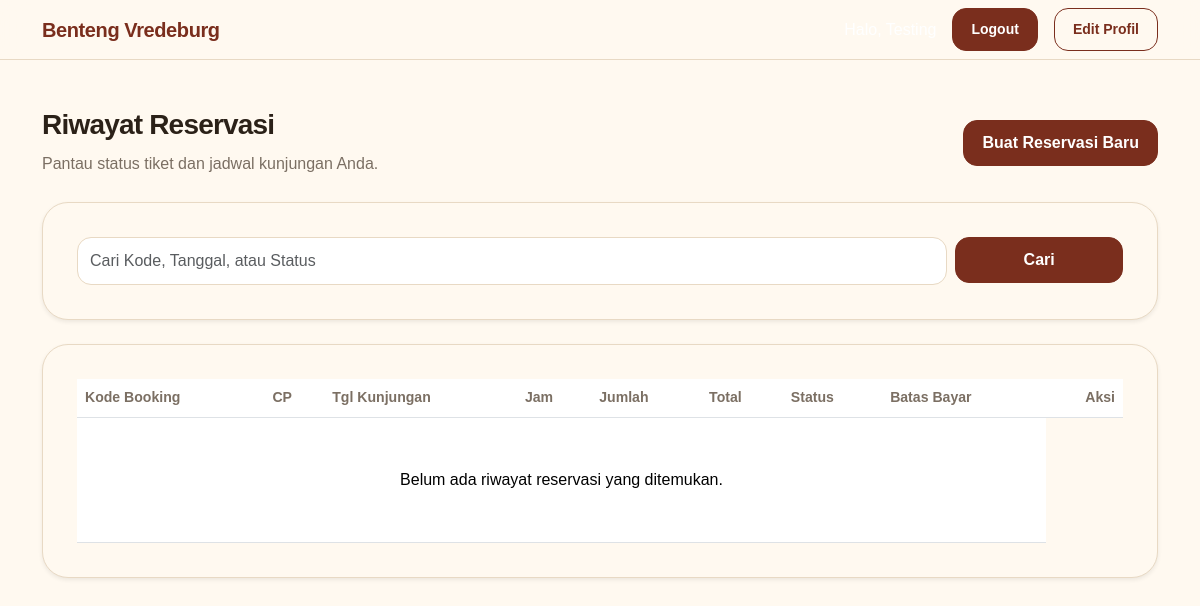
The page /user/dashboard.php (signed in) on the database as committed earlier.
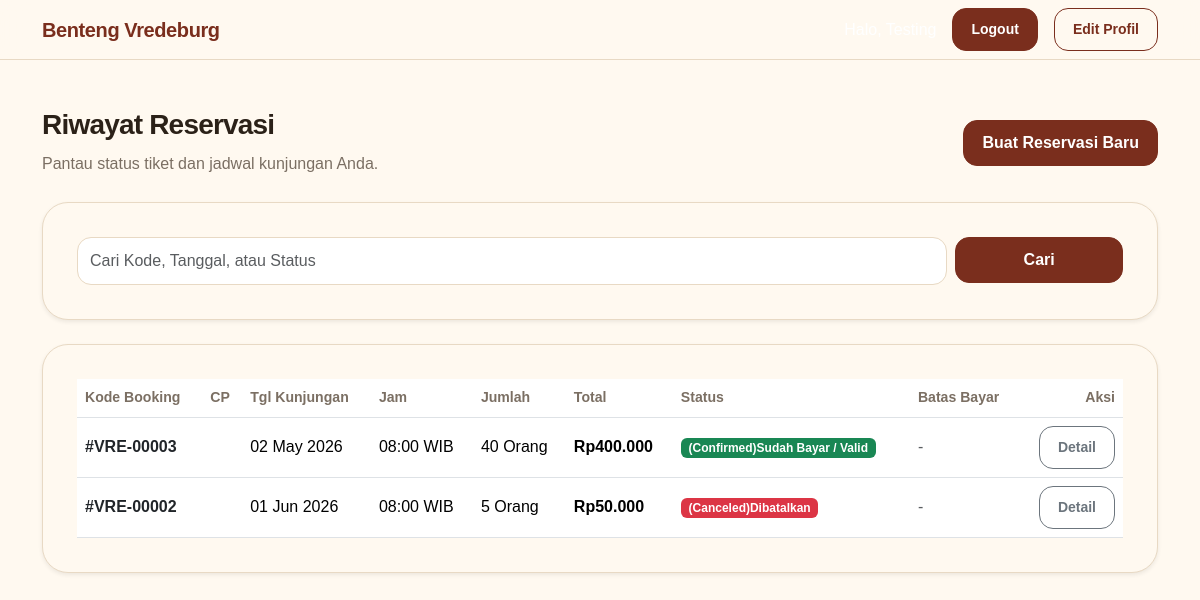
The same page on the database as committed later.
### tables this page shows
CREATE TABLE `reservations` (
  `id_reservasi` int(11) NOT NULL,
  `id_user` int(11) NOT NULL,
  `tgl_kunjungan` date NOT NULL,
  `jam_kunjungan` time NOT NULL,
  `jumlah_orang` int(11) NOT NULL,
  `total_harga` decimal(10,2) NOT NULL,
  `status` enum('pending','confirmed','canceled') DEFAULT 'pending',
  `created_at` timestamp NOT NULL DEFAULT current_timestamp(),
  `created_by` varchar(50) NOT NULL,
  `updated_at` timestamp NULL DEFAULT NULL ON UPDATE current_timestamp(),
  `updated_by` varchar(50) DEFAULT NULL,
  `is_deleted` tinyint(1) DEFAULT 0,
  `deleted_at` timestamp NULL DEFAULT NULL,
  `deleted_by` varchar(50) DEFAULT NULL
);

### config/functions.php (called while the page is built, shortened)
<?php
function e($value) {
    return htmlspecialchars($value ?? '', ENT_QUOTES, 'UTF-8');
}
function rupiah($number) {
    return 'Rp' . number_format((int) $number, 0, ',', '.');
}
function statusLabel($status) {
    $labels = [
        'pending'   => '(Pending)Menunggu Konfirmasi',
        'confirmed' => '(Confirmed)Sudah Bayar / Valid',
        'canceled'  => '(Canceled)Dibatalkan'
    ];
    return $labels[$status] ?? $status;
}
function statusBadgeClass($status) {
    $classes = [
        'pending'   => 'badge bg-warning text-dark',
        'confirmed' => 'badge bg-success',
        'canceled'  => 'badge bg-danger'
    ];
    return $classes[$status] ?? 'badge bg-light text-dark';
}

### user/dashboard.php (the view, shortened to what this page needs)
<?php
require_once '../config/koneksi.php';
require_once '../config/functions.php';
$search = trim($_GET['search'] ?? '');
$page   = max((int) ($_GET['page'] ?? 1), 1);
$limit  = 5;
$offset = ($page - 1) * $limit;
$userId = currentUserId();
$where  = "WHERE r.id_user = ? AND r.is_deleted = 0";
$params = [$userId];
$sql = "
    SELECT r.*
    FROM reservations r
    {$where}
    ORDER BY r.created_at DESC
    LIMIT {$limit} OFFSET {$offset}
";
$stmt = $pdo->prepare($sql);
$stmt->execute($params);
$reservations = $stmt->fetchAll();
?>
<!DOCTYPE html>
<html lang="id">
<head>
    <link href="https://cdn.jsdelivr.net/npm/bootstrap@5.3.3/dist/css/bootstrap.min.css" rel="stylesheet">
    <link href="../assets/css/style.css" rel="stylesheet">
</head>
<body class="app-body">
<nav class="navbar navbar-expand-lg navbar-vredeburg sticky-top">
    <div class="container">
        <a class="navbar-brand fw-bold" href="../index.php">Benteng Vredeburg</a>
        <div class="d-flex gap-3 align-items-center">
            <span class="text-white d-none d-md-inline">Halo, <?= e(currentUserName()); ?></span>
            <a href="../logout.php" class="btn btn-heritage btn-sm">Logout</a>
            <a href="edit_profile.php" class="btn btn-outline-heritage btn-sm">Edit Profil</a>
        </div>
    </div>
</nav>
<main class="py-5">
    <div class="container">
        <div class="d-flex flex-wrap justify-content-between align-items-center gap-3 mb-4">
            <div>
                <h1 class="h3 fw-bold section-title">Riwayat Reservasi</h1>
                <p class="text-muted-custom mb-0">Pantau status tiket dan jadwal kunjungan Anda.</p>
            </div>
            <a href="reservation.php" class="btn btn-heritage">Buat Reservasi Baru</a>
        </div>
        <div class="card-panel mb-4 shadow-sm">
            <form method="GET" class="row g-2">
                <div class="col-md-10">
                    <input type="text" name="search" class="form-control" placeholder="Cari Kode, Tanggal, atau Status" value="<?= e($search); ?>">
                </div>
                <div class="col-md-2">
                    <button class="btn btn-heritage w-100">Cari</button>
                </div>
            </form>
        </div>
        <div class="card-panel shadow-sm">
            <div class="table-responsive ">
                <table class="table table-hover align-middle mb-0">
                    <thead>
                        <tr>
                            <th>Kode Booking</th>
                            <th>CP</th>
                            <th>Tgl Kunjungan</th>
                            <th>Jam</th>
                            <th>Jumlah</th>
                            <th>Total</th>
                            <th>Status</th>
                            <th>Batas Bayar</th>
                            <th class="text-end">Aksi</th>
                        </tr>
                    </thead>
                    <tbody>
                        <?php if (!$reservations): ?>
                            <tr>
                                <td colspan="8" class="text-center py-5 text-muted-custom">
                                    Belum ada riwayat reservasi yang ditemukan.
                                </td>
                            </tr>
                        <?php endif; ?>
                        <?php foreach ($reservations as $res): ?>
                            <tr>
                                <td class="fw-bold text-dark">#VRE-<?= str_pad($res['id_reservasi'], 5, '0', STR_PAD_LEFT); ?></td>
                                <td><?= $res['no_telepon']; ?></td>
                                <td><?= date('d M Y', strtotime($res['tgl_kunjungan'])); ?></td>
                                <td><?= substr($res['jam_kunjungan'], 0, 5); ?> WIB</td>
                                <td><?= $res['jumlah_orang']; ?> Orang</td>
                                <td class="fw-semibold"><?= rupiah($res['total_harga']); ?></td>
                                <td>
                                    <span class="<?= statusBadgeClass($res['status']); ?>">
                                        <?= statusLabel($res['status']); ?>
                                    </span>
                                </td>
                                <td>
                                    <?php if ($res['status'] === 'pending'): ?>
                                        <small class="text-danger fw-bold">
                                            <?= date('H:i', strtotime($res['created_at'] . ' +2 hours')); ?> WIB
                                        </small>
                                    <?php else: ?>
                                        <span class="text-muted">-</span>
                                    <?php endif; ?>
                                </td>
                                <td class="text-end">
                                    <?php if ($res['status'] === 'pending'): ?>
                                        <a href="edit_reservasi.php?id=<?= $res['id_reservasi']; ?>" class="btn btn-sm btn-outline-heritage">Edit</a>
                                        <a href="payment_instruction.php?id=<?= $res['id_reservasi']; ?>" class="btn btn-sm btn-success">Bayar</a>
                                    <?php else: ?>
                                        <a href="detail_reservasi.php?id=<?= $res['id_reservasi']; ?>" class="btn btn-sm btn-outline-secondary">Detail</a>
                                    <?php endif; ?>
                                </td>
                            </tr>
                        <?php endforeach; ?>
                    </tbody>
                </table>
            </div>
        </div>
    </div>
</main>
</body>
</html>

### assets/css/style.css (style rules this page uses)
:root { --color-brick: #7A2E1D; --color-brick-dark: #4F1F14; --color-brown-dark: #2B2118; --color-cream: #F8F0E3; --color-paper: #FFF9F0; --color-gold: #C89B5C; --color-green: #2F6B4F; --color-muted: #7B6F63; --color-border: #E8D9C4; --shadow-soft: 0 18px 45px rgba(43, 33, 24, 0.10); --shadow-strong: 0 24px 70px rgba(43, 33, 24, 0.25); }
* { box-sizing: border-box; }
body { font-family: Arial, Helvetica, sans-serif; color: var(--color-brown-dark); background-color: var(--color-paper); }
a { text-decoration: none; }
.navbar-vredeburg { background-color: rgba(255, 249, 240, 0.94); border-bottom: 1px solid var(--color-border); backdrop-filter: blur(14px); }
.navbar-brand { color: var(--color-brick) !important; letter-spacing: -0.4px; }
.section-title { color: var(--color-brown-dark); font-weight: 800; letter-spacing: -0.8px; }
.text-muted-custom { color: var(--color-muted); line-height: 1.8; }
.btn { border-radius: 14px; font-weight: 700; padding: 10px 18px; }
.btn-heritage { background-color: var(--color-brick); border: 1px solid var(--color-brick); color: #ffffff; }
.btn-outline-heritage { border: 1px solid var(--color-brick); color: var(--color-brick); background: transparent; }
.form-control, .form-select { min-height: 48px; border-radius: 14px; border-color: var(--color-border); background-color: #ffffff; }
.card-panel { background: var(--color-paper); border: 1px solid var(--color-border); border-radius: 26px; padding: 34px; box-shadow: var(--shadow-soft); }
.table thead th { color: var(--color-muted); font-size: 0.88rem; white-space: nowrap; }
.table td { white-space: nowrap; }

Rows that differ between the two databases and show on the page:
added reservations: id_reservasi "00003", tgl_kunjungan "02 May 2026", jam_kunjungan "08:00", jumlah_orang "40", total_harga "Rp400.000", status "(Confirmed)Sudah Bayar / Valid"
added reservations: id_reservasi "00002", tgl_kunjungan "01 Jun 2026", jam_kunjungan "08:00", jumlah_orang "5", total_harga "Rp50.000", status "(Canceled)Dibatalkan"
Other text that changed with them:
text no longer shown: "Belum ada riwayat reservasi yang ditemukan."
